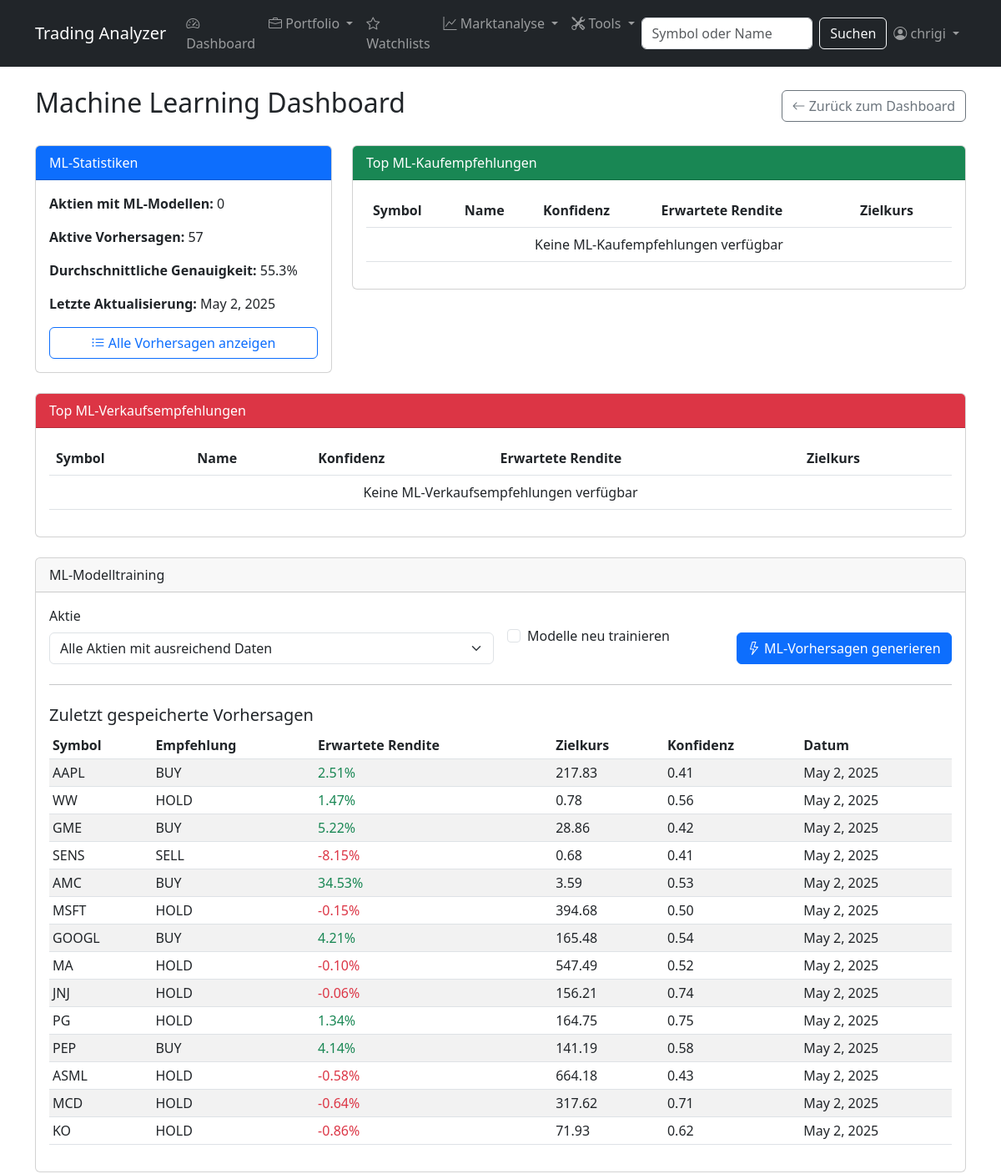
Before: /ml/dashboard/ (signed in, upper part) with the older database file.
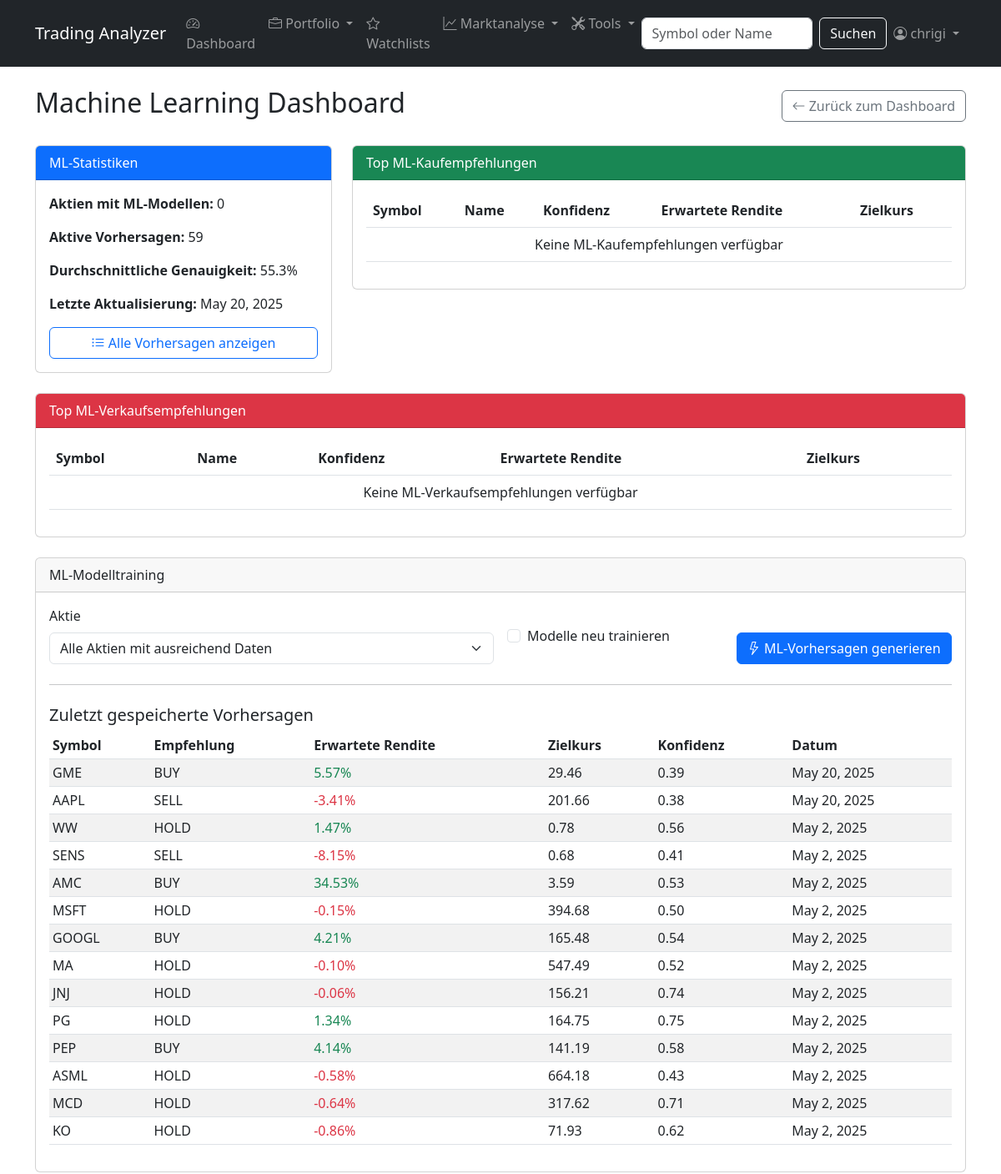
After: the same page with the newer database file.
### stock_analyzer/models.py (models this page shows, shortened)
class MLPrediction(models.Model):
    stock = models.ForeignKey(Stock, on_delete=models.CASCADE, related_name='ml_predictions')
    date = models.DateField()
    predicted_return = models.FloatField(help_text="Vorhergesagte prozentuale Veränderung")
    predicted_price = models.FloatField(help_text="Vorhergesagter Preis")
    recommendation = models.CharField(max_length=10, help_text="BUY, SELL, HOLD")
    confidence = models.FloatField(default=0.0, help_text="Konfidenz der ML-Vorhersage (0-1)")
    prediction_days = models.IntegerField(default=5, help_text="Anzahl der Tage für die Vorhersage")
    class Meta:
        unique_together = ('stock', 'date')
        ordering = ['-date']

class Stock(models.Model):
    symbol = models.CharField(max_length=10, unique=True)
    name = models.CharField(max_length=100)
    sector = models.CharField(max_length=100, null=True, blank=True)
    last_updated = models.DateTimeField(auto_now=True)

### stock_analyzer/views.py (the view)
# urls.py: path('ml/dashboard/', views.ml_dashboard, name='ml_dashboard'),
@login_required
def ml_dashboard(request):
    models_dir = 'ml_models'
    model_files = [f for f in os.listdir(models_dir) if f.endswith('.pkl')] if os.path.exists(models_dir) else []
    model_count = len(model_files) // 2
    prediction_count = MLPrediction.objects.count()
    avg_accuracy = round((MLModelMetrics.objects.aggregate(Avg('accuracy'))['accuracy__avg'] or 0) * 100, 1)
    last_update = MLPrediction.objects.order_by('-date').first()
    last_update_date = last_update.date if last_update else datetime.now().date()
    latest_dates = MLPrediction.objects.values('stock').annotate(latest=Max('date'))
    latest_predictions = MLPrediction.objects.filter(
        stock=OuterRef('stock'),
        date=Subquery(
            latest_dates.filter(stock=OuterRef('stock')).values('latest')[:1]
        )
    )
    ml_predictions = MLPrediction.objects.filter(id__in=Subquery(latest_predictions.values('id')))
    ml_stats = {
        'model_count': model_count,
        'prediction_count': prediction_count,
        'avg_accuracy': avg_accuracy,
        'last_update': last_update_date,
        'ml_predictions': ml_predictions,
    }
    latest_pred_sub = MLPrediction.objects.filter(stock=OuterRef('stock')).order_by('-date')
    latest_predictions = MLPrediction.objects.filter(pk=Subquery(latest_pred_sub.values('pk')[:1]))
    top_buy_predictions = latest_predictions.filter(
        recommendation='BUY', confidence__gte=0.6
    ).order_by('-predicted_return')[:10]
    top_sell_predictions = latest_predictions.filter(
        recommendation='SELL', confidence__gte=0.6
    ).order_by('predicted_return')[:10]
    metrics = MLModelMetrics.objects.order_by('-date')[:10]
    symbols = [m.stock.symbol for m in metrics if m.accuracy is not None]
    accuracies = [round(m.accuracy * 100, 2) for m in metrics if m.accuracy is not None]
    traditional = TraditionalAnalyzer.evaluate_traditional_performance(symbols[0]) if symbols else {
        'accuracy': 65, 'return': 70, 'speed': 85, 'adaptability': 50, 'robustness': 80
    }
    ml_metrics = {}
    if metrics.exists():
        latest_metric = metrics.first()
        ml_accuracy = round(latest_metric.accuracy * 100, 2)
        ml_return = round(latest_metric.directional_accuracy * 100, 2) if latest_metric.directional_accuracy else 75
        ml_speed = 90  # ML models are very fast at making predictions
        ml_adaptability = 70  # Good but requires retraining
        if latest_metric.rmse:
            normalized_rmse = max(0, min(100, (1 - (latest_metric.rmse * 5)) * 100))
            ml_robustness = round(normalized_rmse, 2)
        else:
            ml_robustness = 65  # Default value
        ml_metrics = [ml_accuracy, ml_return, ml_speed, ml_adaptability, ml_robustness]
    else:
        ml_metrics = [70, 75, 90, 70, 65]
    if ml_metrics:
        ml_final = round(
            ml_metrics[0] * 0.3 +  # Accuracy
            ml_metrics[1] * 0.25 +  # Return
            ml_metrics[2] * 0.2 +   # Speed
            ml_metrics[3] * 0.15 +  # Adaptability
            ml_metrics[4] * 0.1,    # Robustness
            1
        )
    else:
        ml_final = 75  # Default value
    performance_data = {
        'symbols': json.dumps(symbols),
        'accuracy': json.dumps(accuracies),
        'ml': json.dumps(ml_metrics),  # Add ML metrics for radar chart
        'ml_final': ml_final,  # Add ML final score
        'traditional': json.dumps([
            traditional['accuracy'], traditional['return'], traditional['speed'],
            traditional['adaptability'], traditional['robustness']
        ]),
        'traditional_final': round(
            traditional['accuracy'] * 0.3 +
            traditional['return'] * 0.25 +
            traditional['speed'] * 0.2 +
            traditional['adaptability'] * 0.15 +
            traditional['robustness'] * 0.1, 1
        )
    }
    stocks_with_data = Stock.objects.annotate(data_count=Count('historical_data')) \
        .filter(data_count__gte=200).order_by('symbol')
    return render(request, 'stock_analyzer/ml_dashboard.html', {
        'ml_stats': ml_stats,
        'top_buy_predictions': top_buy_predictions,
        'top_sell_predictions': top_sell_predictions,
        'performance_data': performance_data,
        'stocks_with_data': stocks_with_data,
        'latest_predictions': ml_predictions  # <--- DAS FEHLTE
    })

### stock_analyzer/analysis.py (called while the page is built)
    def _calculate_rsi(self, period=14):
        delta = self.df['close_price'].diff()
        gain = delta.copy()
        loss = delta.copy()
        gain[gain < 0] = 0
        loss[loss > 0] = 0
        loss = abs(loss)
        avg_gain = gain.rolling(window=period).mean()
        avg_loss = loss.rolling(window=period).mean()
        rs = avg_gain / avg_loss
        self.df['rsi'] = 100 - (100 / (1 + rs))

    def _calculate_sma(self):
        self.df['sma_20'] = self.df['close_price'].rolling(window=20).mean()
        self.df['sma_50'] = self.df['close_price'].rolling(window=50).mean()
        self.df['sma_200'] = self.df['close_price'].rolling(window=200).mean()
        self.df['ema_12'] = self.df['close_price'].ewm(span=12, adjust=False).mean()
        self.df['ema_26'] = self.df['close_price'].ewm(span=26, adjust=False).mean()

    def _calculate_macd(self):
        self.df['macd'] = self.df['ema_12'] - self.df['ema_26']
        self.df['macd_signal'] = self.df['macd'].ewm(span=9, adjust=False).mean()
        self.df['macd_histogram'] = self.df['macd'] - self.df['macd_signal']

### stock_analyzer/templates/stock_analyzer/ml_dashboard.html (shortened to what the changed rows need)
{% extends 'stock_analyzer/base.html' %}
{% block content %}
<div class="d-flex justify-content-between align-items-center mb-4">
    <h2>Machine Learning Dashboard</h2>
</div>
<div class="row mb-4">
    <div class="col-md-4">
        <div class="card">
            <div class="card-body">
                <p><strong>Aktien mit ML-Modellen:</strong> {{ ml_stats.model_count }}</p>
                <p><strong>Aktive Vorhersagen:</strong> {{ ml_stats.prediction_count }}</p>
                <p><strong>Durchschnittliche Genauigkeit:</strong> {{ ml_stats.avg_accuracy|floatformat:1 }}%</p>
                <p><strong>Letzte Aktualisierung:</strong> {{ ml_stats.last_update }}</p>
                <div class="d-grid mt-3">
                    <a href="/admin/stock_analyzer/mlprediction/" class="btn btn-outline-primary">
                    </a>
                </div>
            </div>
        </div>
    </div>
    <div class="col-md-8">
        <div class="card">
            <div class="card-body">
                <div class="table-responsive">
                    <table class="table table-hover">
                        <thead>
                            <tr>
                                <th>Symbol</th>
                                <th>Name</th>
                                <th>Konfidenz</th>
                                <th>Erwartete Rendite</th>
                                <th>Zielkurs</th>
                            </tr>
                        </thead>
                    </table>
                </div>
            </div>
        </div>
    </div>
</div>
<div class="row">
    <div class="col-md-12">
        <div class="card">
            <div class="card-body">
                <div class="table-responsive">
                    <table class="table table-hover">
                        <thead>
                            <tr>
                                <th>Symbol</th>
                                <th>Name</th>
                                <th>Konfidenz</th>
                                <th>Erwartete Rendite</th>
                                <th>Zielkurs</th>
                            </tr>
                        </thead>
                    </table>
                </div>
            </div>
        </div>
    </div>
</div>
<div class="row mt-4">
    <div class="col-md-12">
        <div class="card">
            <div class="card-body">
                {% if latest_predictions %}
                    <div class="table-responsive">
                      <table class="table table-sm table-striped">
                        <thead>
                          <tr>
                            <th>Symbol</th>
                            <th>Empfehlung</th>
                            <th>Erwartete Rendite</th>
                            <th>Zielkurs</th>
                            <th>Konfidenz</th>
                            <th>Datum</th>
                          </tr>
                        </thead>
                        <tbody>
                          {% for p in latest_predictions %}
                          <tr>
                            <td>{{ p.stock.symbol }}</td>
                            <td>{{ p.recommendation }}</td>
                            <td class="{% if p.predicted_return < 0 %}text-danger{% else %}text-success{% endif %}">
                              {{ p.predicted_return|floatformat:2 }}%
                            </td>
                            <td>{{ p.predicted_price|floatformat:2 }}</td>
                            <td>{{ p.confidence|floatformat:2 }}</td>
                            <td>{{ p.date }}</td>
                          </tr>
                          {% endfor %}
                        </tbody>
                      </table>
                    </div>
                {% endif %}
            </div>
        </div>
    </div>
</div>
{% endblock %}

Changed rows visible on the page:
no longer on this page (row unchanged): MLPrediction: last_update "May 2, 2025", stock.symbol "AAPL", recommendation "BUY", predicted_return "2.51", predicted_price "217.83", confidence "0.41", date "May 2, 2025"
no longer on this page (row unchanged): MLPrediction: stock.symbol "GME", recommendation "BUY", predicted_return "5.22", predicted_price "28.86", confidence "0.42", date "May 2, 2025"
added MLPrediction: last_update "May 20, 2025", stock.symbol "GME", recommendation "BUY", predicted_return "5.57", predicted_price "29.46", confidence "0.39", date "May 20, 2025"
added MLPrediction: stock.symbol "AAPL", recommendation "SELL", predicted_return "-3.41", predicted_price "201.66", confidence "0.38", date "May 20, 2025"
Other visible differences:
{{ ml_stats.prediction_count }}: "57" → "59"
